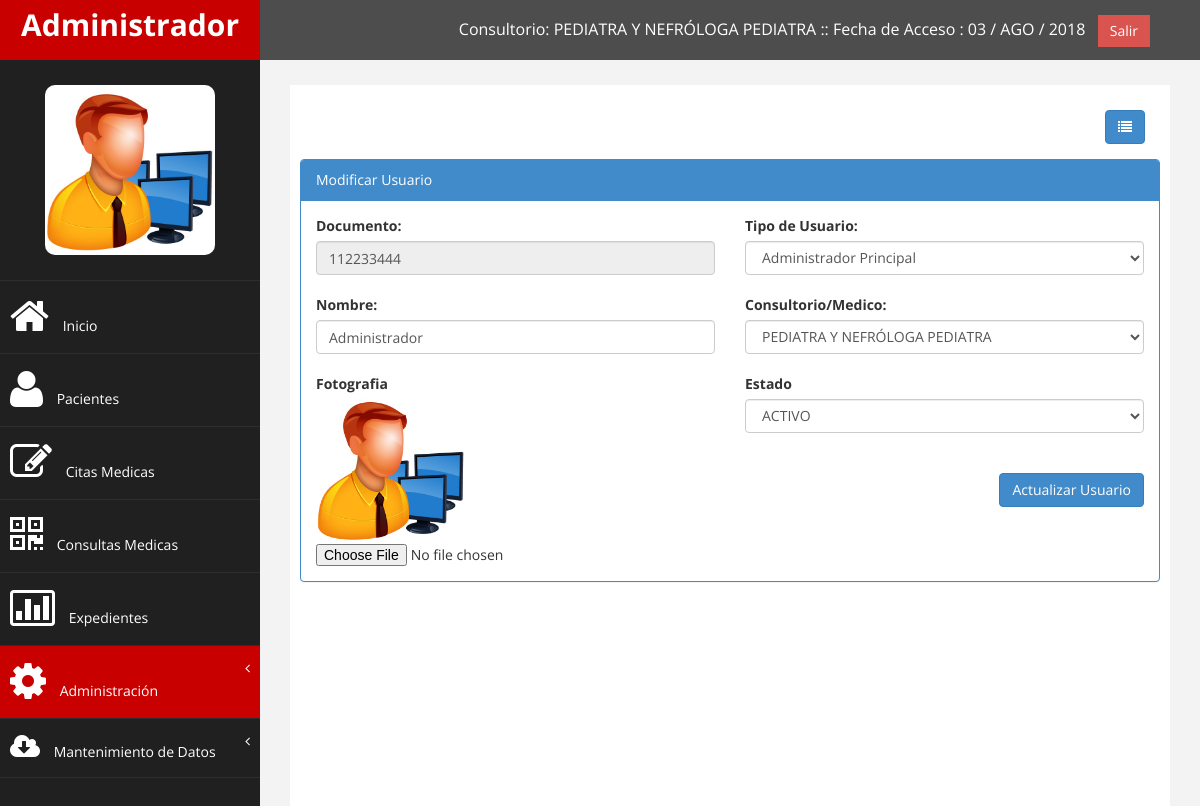
The app's page /modulos/usuarios/agregar.php?id=112233444 (signed in) with its own data.
### tables this page shows
CREATE TABLE IF NOT EXISTS `consultorios` (
  `id` int(11) NOT NULL AUTO_INCREMENT,
  `nombre` varchar(255) NOT NULL,
  `direccion` varchar(255) NOT NULL,
  `telefono` varchar(255) NOT NULL,
  `encargado` varchar(255) NOT NULL,
  `estado` varchar(255) NOT NULL,
  PRIMARY KEY (`id`)
);

CREATE TABLE IF NOT EXISTS `usuario` (
  `id` int(11) NOT NULL AUTO_INCREMENT,
  `doc` varchar(255) NOT NULL,
  `con` varchar(255) NOT NULL,
  `nombre` varchar(255) NOT NULL,
  `cargo` varchar(20) NOT NULL,
  `nota` varchar(255) NOT NULL,
  `salario` double NOT NULL,
  `estado` varchar(20) NOT NULL,
  `tipo` varchar(20) NOT NULL,
  `consultorio` varchar(10) NOT NULL,
  PRIMARY KEY (`id`)
);

### modulos/class_buscar.php (called while the page is built, shortened)
<?php
class Consultar_Deposito{
	private $fetch;
	function __construct($codigo){
		$this->consulta = mysql_query("SELECT * FROM consultorios WHERE id='$codigo'");
		$this->fetch = mysql_fetch_array($this->consulta);
	}
	function consultar($campo){
		return $this->fetch[$campo];
	}
}
?>

### modulos/funciones.php (called while the page is built, shortened)
<?php
	function fecha($fecha){
		$meses = array("ENE","FEB","MAR","ABR","MAY","JUN","JUL","AGO","SEP","OCT","NOV","DIC");
		$a=substr($fecha, 0, 4);
		$m=substr($fecha, 5, 2);
		$d=substr($fecha, 8);
		return $d." / ".$meses[$m-1]." / ".$a;
	}
?>

### modulos/php_conexion.php (called while the page is built, shortened)
<?php
	function limpiar($tags){
		$tags = strip_tags($tags);
		$tags = stripslashes($tags);
		$tags = htmlentities($tags, ENT_QUOTES, 'UTF-8');
		$tags = trim($tags);
		return $tags;
	}
?>

### modulos/usuarios/agregar.php (the view, shortened to what this page needs)
<?php
	include_once "../php_conexion.php";
	include_once "class/class.php";
	include_once "../funciones.php";
	include_once "../class_buscar.php";
	$usu=$_SESSION['cod_user'];
	$pa=mysql_query("SELECT * FROM cajero WHERE usu='$usu'");
	while($row=mysql_fetch_array($pa)){
		$id_consultorio=$row['consultorio'];
		$oConsultorio=new Consultar_Deposito($id_consultorio);
		$nombre_Consultorio=$oConsultorio->consultar('nombre');
	}
	$titulo='Crear Usuario';
	$boton='Ingresar Usuario';
	$existe=false;
	$doc='';
	$nombre='';
	$estado='';
	$cargo='';
	if(!empty($_GET['id'])){
		$doc=limpiar($_GET['id']);
		$sql=mysql_query("SELECT * FROM usuario WHERE doc='$doc'");
		if($row=mysql_fetch_array($sql)){
			$nombre=$row['nombre'];
			$estado=$row['estado'];
			$cargo=$row['tipo'];
			$consultoriox=$row['consultorio'];
			$existe=true;
			$boton='Actualizar Usuario';
			$titulo='Modificar Usuario';
		}else{
			header('Location: usuario.php');
		}
	}
?>
<!DOCTYPE html>
<html xmlns="http://www.w3.org/1999/xhtml">
<head>
    <link href="../../assets/css/bootstrap.css" rel="stylesheet" />
    <link href="../../assets/css/font-awesome.css" rel="stylesheet" />
    <link href="../../assets/css/custom.css" rel="stylesheet" />
    <link href="../../assets/js/dataTables/dataTables.bootstrap.css" rel="stylesheet" />
</head>
<body>
    <div id="wrapper">
        <nav class="navbar navbar-default navbar-cls-top " role="navigation" style="margin-bottom: 0">
            <div class="navbar-header">
                <a class="navbar-brand" href="../usuarios/perfil.php"><?php echo $_SESSION['user_name']; ?></a>
            </div>
  <div style="color: white;
padding: 15px 50px 5px 50px;
float: right;
font-size: 16px;">Consultorio: <?php echo $nombre_Consultorio; ?> :: Fecha de Acceso : <?php echo fecha(date('Y-m-d')); ?> &nbsp; <a href="../../php_cerrar.php" class="btn btn-danger square-btn-adjust">Salir</a> </div>
        </nav>
           <?php include_once "../../menu/m_departamento.php"; ?>
        <div id="page-wrapper" >
            <div id="page-inner">
                  <div class="panel-body" align="right">
                            <a href="index.php" class="btn btn-primary" title="Listado">
							<i class="fa fa-list" ></i>
							</a>
                  </div>
            <div class="row">
                <div class="col-md-12">
                    <div class="panel panel-primary">
                        <div class="panel-heading">
                             <?php echo $titulo ?>
                        </div>
                        <div class="panel-body">
                            <div class="table-responsive">
					<form name="forms" method="post" enctype="multipart/form-data" action="">
				    <div class="row">
					<div class="col-md-6">
								<label>Documento:</label>
								<input class="form-control" name="doc" <?php if($existe==TRUE){ echo 'readonly'; }else{ echo 'required'; } ?>   value="<?php echo $doc; ?>" data-mask="99999999-9" autocomplete="off" required><br>
								<label>Nombre:</label>
								<input class="form-control" name="nombre" value="<?php echo $nombre; ?>" autocomplete="off" required><br>
								<strong>Fotografia</strong><br>
								<?php
											if (file_exists("../../img/usuario/".$doc.".jpg")){
												echo '<img src="../../img/usuario/'.$doc.'.jpg" width="150px" height="150px" class="img-polaroid">';
											}else{
												echo '<img src="../../img/usuario/default.png" width="150px" height="150px" class="img-polaroid">';
											}
								?><br>
								<input type="file" name="imagen" id="imagen">
					</div>
					<div class="col-md-6">
								<label>Tipo de Usuario:</label>
								<select class="form-control" name="cargo" autocomplete="off" required>
								<option value="admin" <?php if($cargo=='admin'){ echo 'selected'; } ?>>Administrador Principal</option>
								</select><br>
								<label>Consultorio/Medico:</label>
								<select class="form-control" name="consultorio" autocomplete="off" required>
									<?php
										$pa=mysql_query("SELECT * FROM consultorios WHERE estado='s'");
										while($row=mysql_fetch_array($pa)){
											if($row['id']==$consultoriox){
												echo '<option value="'.$row['id'].'" selected>'.$row['nombre'].'</option>';
											}else{
												echo '<option value="'.$row['id'].'">'.$row['nombre'].'</option>';
											}
										}
                                  	?>
							    </select><br>
								<label>Estado</label>
								<select class="form-control" name="estado" autocomplete="off" required>
								<option value="s" <?php if($estado=='s'){ echo 'selected'; } ?>>ACTIVO</option>
								</select><br><br>
								<div align="right">
								<button type="submit" class="btn btn-primary"><?php echo $boton; ?></button>
								</div>
					</div>
					</div>
				    </form>
                            </div>
                        </div>
                    </div>
                </div>
            </div>
        </div>
    </div>
  </div>
</body>
</html>

### assets/css/custom.css (style rules this page uses)
body { font-family: 'Open Sans', sans-serif; }
#wrapper { width: 100%; background:#202020; }
#page-wrapper { padding: 15px 15px; min-height: 600px; background:#F3F3F3; }
#page-inner { width:100%; margin:10px 20px 10px 0px; background-color:#fff!important; padding:10px; min-height:1200px; }
.square-btn-adjust { border: 0px solid transparent; -webkit-border-radius: 0px; -moz-border-radius: 0px; border-radius: 0px; }
.navbar-cls-top .navbar-brand { color: #fff; background: #C90000; width: 260px; text-align: center; height: 60px; font-size: 30px; font-weight: 700; }
.navbar-cls-top { background:#4D4D4D; border-bottom:none; }
.navbar-default { border:0px solid black; }
.navbar-header { background: #A70303; }
@media (min-width:768px) { #page-wrapper { margin: 0 0 0 260px; padding: 15px 30px; min-height: 1200px; } }
@media (min-width:768px) { .navbar { border-radius: 0px; } }

### records on screen
consultorios: nombre "PEDIATRA Y NEFRÓLOGA PEDIATRA"
usuario: nombre "Administrador", estado "ACTIVO"

### other values on screen
$_SESSION['user_name'] "Administrador"
$titulo "Modificar Usuario"
$boton "Actualizar Usuario"
form field consultorio "PEDIATRA Y NEFRÓLOGA PEDIATRA"
